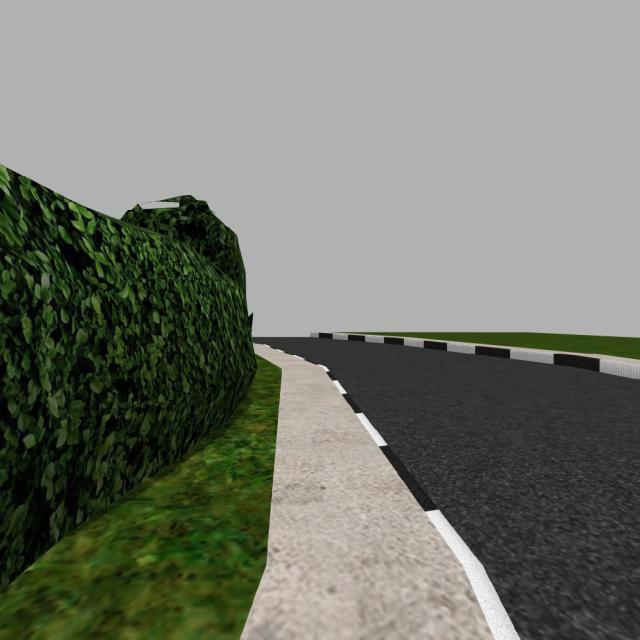
#> input picture test5.jpg, 640 x 640 px
$ python -i segment.py   (imports and definitions only)
#> lines starting #> are read from the running program, lines starting #| are printed output that depends on the picture; after the words box and inside, x2 and y2 are one past the last pixel; in counts of white or black regions, pixels touching at a corner belong together
import matplotlib.pyplot as plt
import matplotlib.image as mpimg
import numpy as np
import cv2
import math
def region_of_interest(img, vertices):
    mask = np.zeros_like(img)
    match_mask_color = 255
    cv2.fillPoly(mask, vertices, match_mask_color)
    masked_image = cv2.bitwise_and(img, mask)
    return masked_image
def draw_lines(img, lines, color=[255, 0, 0], thickness=3):
    line_img = np.zeros(
        (
            img.shape[0],
            img.shape[1],
            3
        ),
        dtype=np.uint8
    )
    img = np.copy(img)
    if lines is None:
        return
    for line in lines:
        for x1, y1, x2, y2 in line:
            cv2.line(line_img, (x1, y1), (x2, y2), color, thickness)
    img = cv2.addWeighted(img, 0.8, line_img, 1.0, 0.0)
    return img
def detect_line(image):

    # An image processing pipeline which will output
    # an image with the lane lines annotated.

    height = image.shape[0]
#> height = 640
    width = image.shape[1]
#> width = 640
    region_of_interest_vertices = [
        (0, height),
        (width / 2, height / 2),
        (width, height),
    ]
#> region_of_interest_vertices = [(0, 640), (320, 320), (640, 640)]
    gray_image = cv2.cvtColor(image, cv2.COLOR_RGB2GRAY)
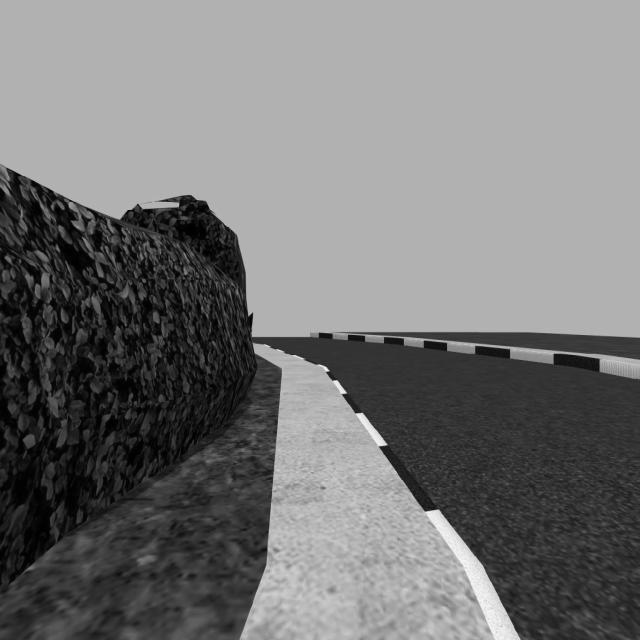
#> gray_image: shape (640, 640); min 0, max 254, mean 118.3
    cannyed_image = cv2.Canny(gray_image, 100, 200)
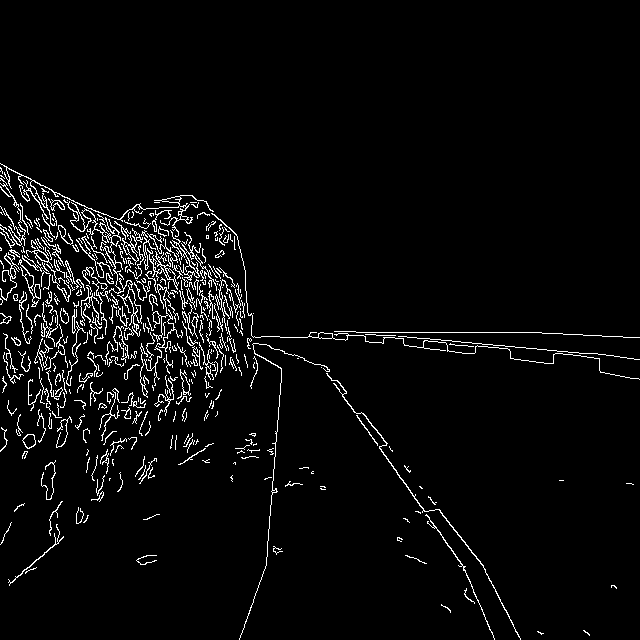
#> cannyed_image: shape (640, 640); 3.8% white in thin lines or dots, all inside (x1, y1, x2, y2) = (0, 163, 640, 640)

    cropped_image = region_of_interest(
        cannyed_image,
        np.array(
            [region_of_interest_vertices],
            np.int32
        ),
    )
#> in region_of_interest, `cv2.fillPoly(mask, vertices, match_mask_color)`:
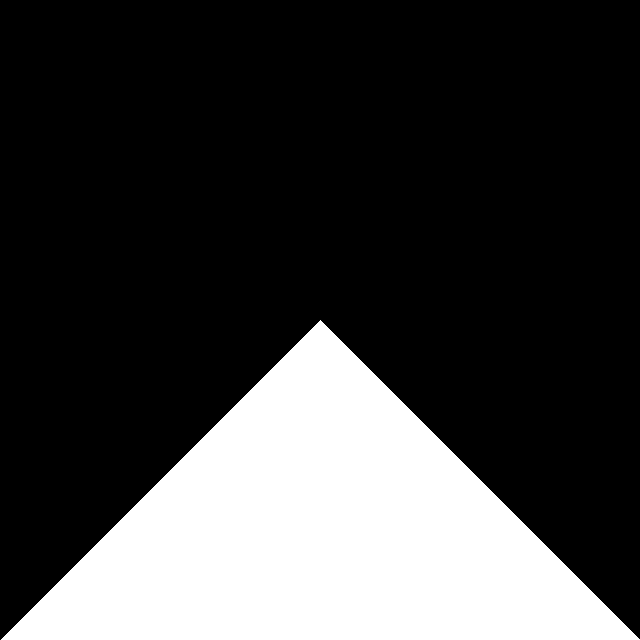
#> mask: shape (640, 640); 25% white; 1 white region, box (x1, y1, x2, y2) and area: (1, 320, 640, 640) 102400
#> in region_of_interest, `masked_image = cv2.bitwise_and(img, mask)`:
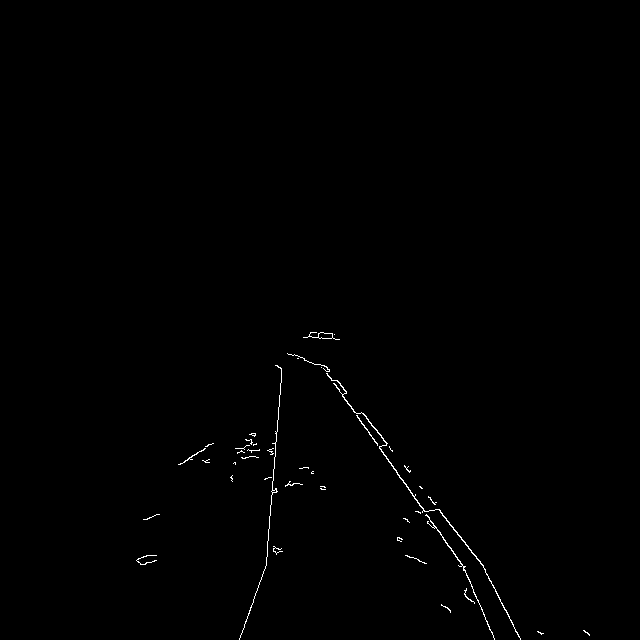
#> masked_image: shape (640, 640); 0.42% white in thin lines or dots, all inside (x1, y1, x2, y2) = (136, 332, 590, 640)

    lines = cv2.HoughLinesP(
        cropped_image,
        rho=6,
        theta=np.pi / 60,
        threshold=160,
        lines=np.array([]),
        minLineLength=40,
        maxLineGap=25
    )
#> lines = [[412, 495, 464, 567], [419, 486, 483, 565], [319, 364, 425, 511], [415, 494, 465, 571], [356, 413, 388, 461], [437, 509, 485, 569]]

    left_line_x = []
    left_line_y = []
    right_line_x = []
    right_line_y = []

    for line in lines:
        for x1, y1, x2, y2 in line:
            slope = (y2 - y1) / (x2 - x1)
        if math.fabs(slope) < 0.5:
            continue
        if slope <= 0:
            left_line_x.extend([x1, x2])
            left_line_y.extend([y1, y2])
        else:
            right_line_x.extend([x1, x2])
            right_line_y.extend([y1, y2])
#> this loop made 6 passes
#> after the loop, left_line_x = []; left_line_y = []; right_line_x = [412, 464, 419, 483, 319, 425, 415, 465, 356, 388, 437, 485]; right_line_y = [495, 567, 486, 565, 364, 511, 494, 571, 413, 461, 509, 569]

    min_y = int(image.shape[0] * (3 / 5))
#> min_y = 384
    max_y = int(image.shape[0])
#> max_y = 640
#> (the run stopped early here; a loop or call above may not have finished)

$ run again, on test_road_image3.jpg
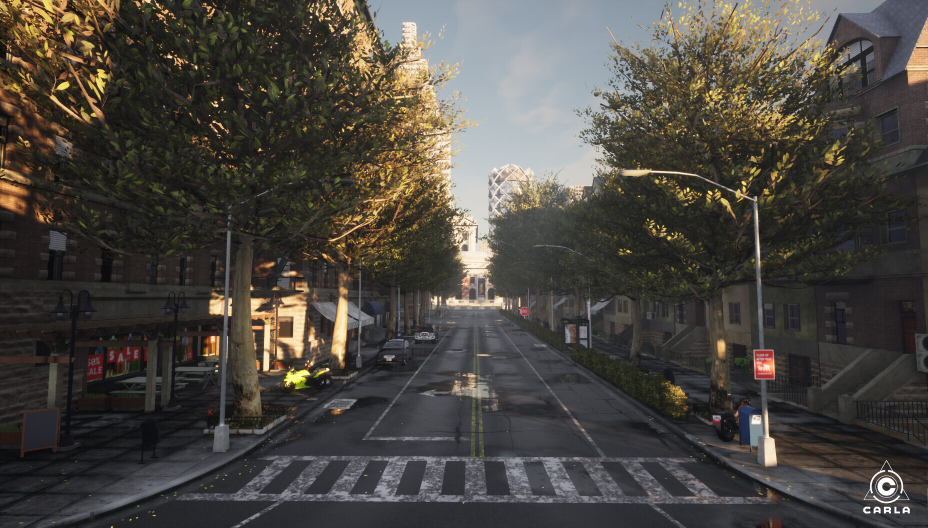
#> input picture test_road_image3.jpg, 1855 x 1056 px (shown at 1/2 size)
#> in detect_line, `cannyed_image = cv2.Canny(gray_image, 100, 200)`:
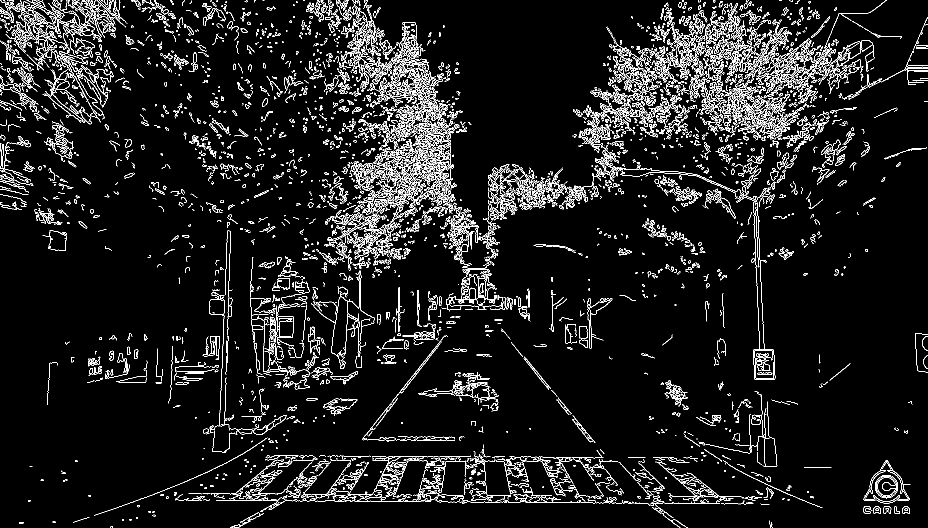
#> cannyed_image: shape (1056, 1855) (shown at 1/2 size); 7.2% white in thin lines or dots
#> mask: shape (1056, 1855); 25% white; 1 white region, box (x1, y1, x2, y2) and area: (1, 528, 1855, 1056) 490119
#> masked_image: shape (1056, 1855); 1.4% white in thin lines or dots, all inside (x1, y1, x2, y2) = (38, 532, 1800, 1056)
#> lines = 713 rows, first 6: [668, 998, 731, 998], [1382, 1004, 1433, 1004], [903, 999, 1051, 999], [423, 989, 555, 989], [568, 1002, 779, 1002], [902, 998, 1120, 998]
#> the loop in detect_line, `for line in lines:` made 713 passes
#> after the loop in detect_line, `for line in lines:`: left_line_x = 240 values, max 999 at index 61, min 390 at index 136, mean 743.3; left_line_y = 240 values, max 1055 at index 46, min 551 at index 31, mean 717.3; right_line_x = 176 values, max 1553 at index 53, min 829 at index 98, mean 1148.3; right_line_y = 176 values, max 1055 at index 141, min 532 at index 58, mean 719.1
#> left_x_start = 352
#> left_x_end = 840
#> right_x_start = 1488
#> right_x_end = 1061
#> in draw_lines, `img = cv2.addWeighted(img, 0.8, line_img, 1.0, 0.0)`:
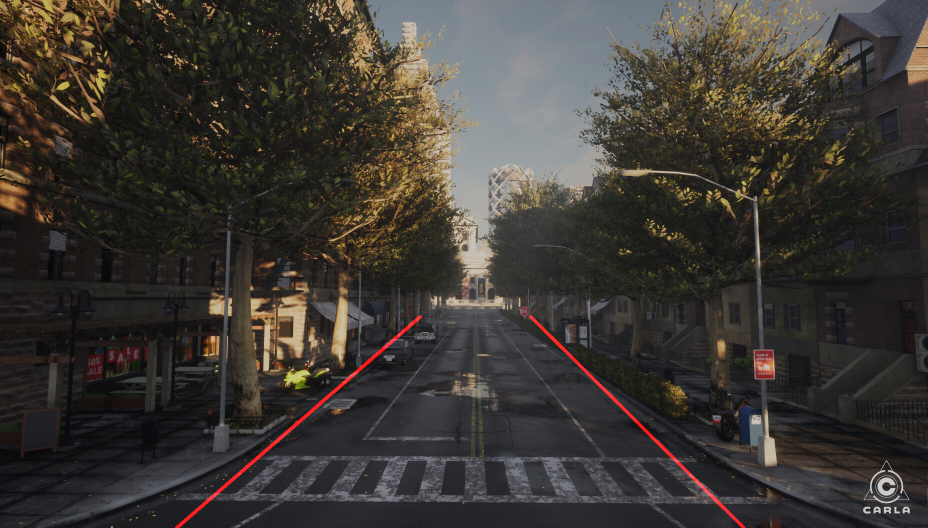
#> img: shape (1056, 1855, 3) (shown at 1/2 size); mean R, G, B 60.5, 56.5, 51.9
#> (printed output is left out)
#| This image has dimensions HxWxRGB: (1056, 1855, 3)
